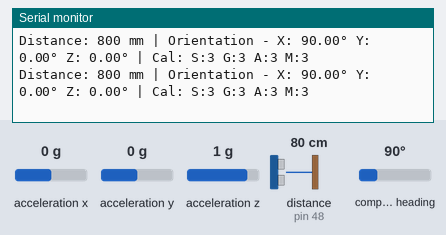
Recording of a sketch running on a simulated Arduino Nano, built with avr-gcc and run on an emulated ATmega328P. On the bench: the last lines printed to the serial monitor. Inputs (shaded band) come from the test bench; at power-on: acceleration x 0 g, distance to the obstacle (sensor on pin 48) 80 cm, acceleration y 0 g, acceleration z 1 g, compass heading 90°.

Above: at 2.9 s.
3.0 s: acceleration x set to -1.4 g
At 3.57 s:
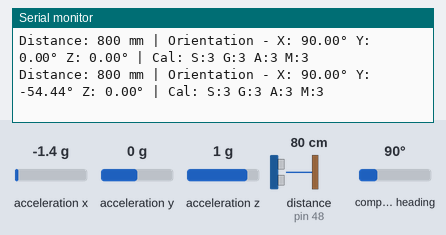
4.5 s: distance to the obstacle (sensor on pin 48) set to 2 cm
At 5.07 s:
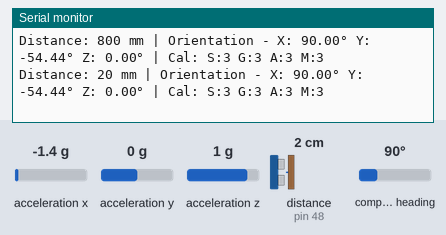
6.0 s: acceleration y set to -1.4 g
At 6.57 s:
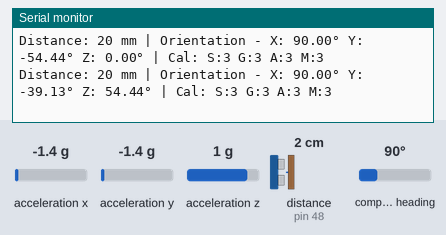
7.5 s: acceleration z set to -1.4 g
At 7.57 s:
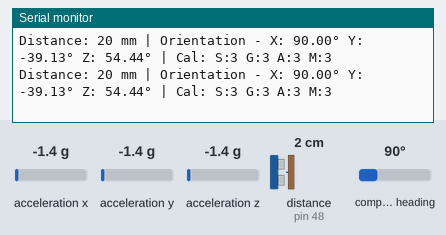
9.0 s: distance to the obstacle (sensor on pin 48) set to 4 cm
At 9.07 s:
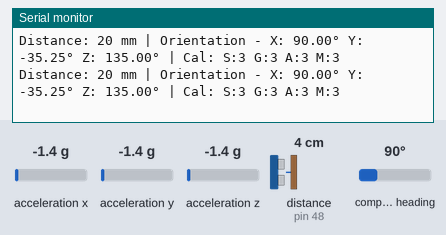
10.5 s: compass heading set to 7°
At 10.57 s:
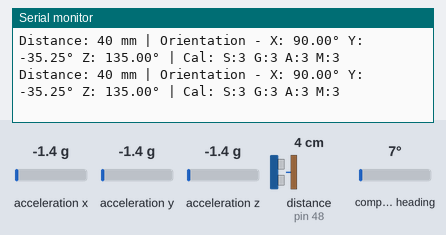
Timing chart, 0 to 13.0 s (numbered marks = the images above; inputs shaded):
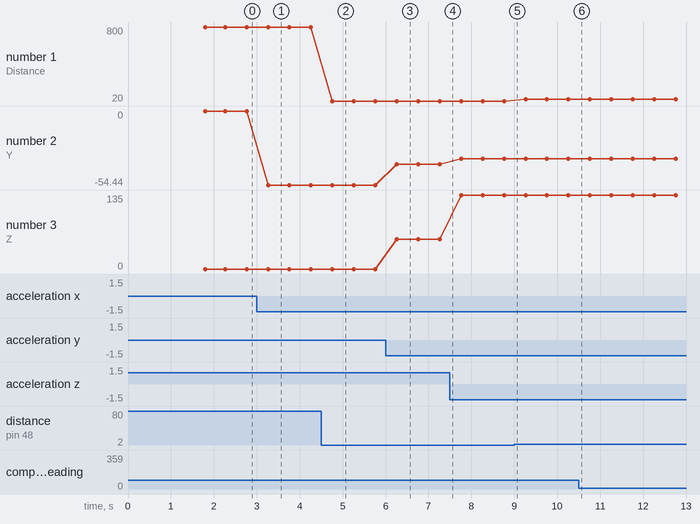

The sketch:

sensor_test_sketch.ino
```cpp
/*  Sensor Test Sketch for VL53L1X and GY-BNO055
    Tests the ToF distance sensor and IMU connected to Arduino Nano

    Hardware Setup:
    - VL53L1X ToF Distance Sensor: I2C (A4=SDA, A5=SCL)
    - GY-BNO055 IMU: I2C (A4=SDA, A5=SCL)
    - Both sensors share the I2C bus

    I2C Address Conflict Resolution:
    - VL53L1X initializes first at 0x29
    - Address changed to 0x30 using direct I2C write
    - Then BNO055 initializes (can use 0x28 or 0x29)

    Required Libraries:
    - Adafruit_VL53L1X
    - Adafruit_BNO055
    - Adafruit_Sensor

    Install via Arduino Library Manager
*/

#include <Wire.h>
#include <Adafruit_VL53L1X.h>
#include <Adafruit_BNO055.h>
#include <Adafruit_Sensor.h>

// I2C Addresses
#define VL53L1X_DEFAULT_ADDR 0x29
#define VL53L1X_NEW_ADDR 0x30

// Create sensor objects
Adafruit_VL53L1X vl53 = Adafruit_VL53L1X();
Adafruit_BNO055 bno = Adafruit_BNO055(55, 0x29);  // Use 0x29 address

// Function to change VL53L1X I2C address using direct register write
bool changeVL53L1XAddress(uint8_t new_address) {
  Wire.beginTransmission(VL53L1X_DEFAULT_ADDR);
  Wire.write(0x00);  // Register for I2C address
  Wire.write(0x01);  // Sub-register
  Wire.write(new_address << 1);  // New address (7-bit shifted to 8-bit)
  return (Wire.endTransmission() == 0);
}

// Function to scan I2C bus for devices
void scanI2C() {
  byte error, address;
  int nDevices = 0;

  Serial.println("Scanning I2C bus...");
  for(address = 1; address < 127; address++) {
    Wire.beginTransmission(address);
    error = Wire.endTransmission();

    if (error == 0) {
      Serial.print("Device found at address 0x");
      if (address < 16) Serial.print("0");
      Serial.print(address, HEX);
      Serial.println();
      nDevices++;
    }
  }

  if (nDevices == 0) {
    Serial.println("No I2C devices found!");
  } else {
    Serial.print("Found ");
    Serial.print(nDevices);
    Serial.println(" device(s)");
  }
  Serial.println();
}

// Timing variables
unsigned long lastPrintTime = 0;
const unsigned long printInterval = 500; // Print every 500ms

void setup() {
  Serial.begin(9600);
  while (!Serial) delay(10); // Wait for serial port

  Serial.println("=================================");
  Serial.println("VL53L1X + BNO055 Sensor Test");
  Serial.println("=================================");
  Serial.println();

  // Initialize I2C
  Wire.begin();

  // Check if VL53L1X is already at 0x30 (from previous run/reset)
  Serial.println("Checking for VL53L1X...");
  bool foundAt30 = vl53.begin(VL53L1X_NEW_ADDR, &Wire);

  if (foundAt30) {
    Serial.print("VL53L1X already at address 0x");
    Serial.print(VL53L1X_NEW_ADDR, HEX);
    Serial.println(" (from previous run)");
  } else {
    // Try default address 0x29
    Serial.println("Trying default address 0x29...");
    if (!vl53.begin(VL53L1X_DEFAULT_ADDR, &Wire)) {
      Serial.println("ERROR: Failed to find VL53L1X sensor!");
      Serial.println("Check wiring (SDA=A4, SCL=A5, VCC, GND)");
      Serial.println();
      Serial.println("Scanning I2C bus...");
      scanI2C();
      while (1) delay(10);
    }
    Serial.println("VL53L1X found at 0x29!");

    // Change VL53L1X address to free up 0x29 for BNO055
    Serial.print("Changing address to 0x");
    Serial.print(VL53L1X_NEW_ADDR, HEX);
    Serial.println("...");

    if (changeVL53L1XAddress(VL53L1X_NEW_ADDR)) {
      Serial.println("Address change command sent successfully!");
    } else {
      Serial.println("WARNING: Address change command may have failed");
    }
    delay(50);  // Give sensor time to respond at new address
  }

  // Configure VL53L1X
  Serial.println("Configuring VL53L1X...");
  if (!vl53.startRanging()) {
    Serial.println("ERROR: Couldn't start VL53L1X ranging!");
    while (1) delay(10);
  }

  // Set timing budget (higher = more accurate but slower)
  vl53.setTimingBudget(50); // 50ms timing budget
  Serial.println("VL53L1X configured and ready");
  Serial.println();

  // Now initialize BNO055 at 0x29
  Serial.println("Initializing BNO055 IMU at address 0x29...");

  // BNO055 needs time to boot up
  delay(100);

  if (!bno.begin()) {
    Serial.println("ERROR: Failed to find BNO055 sensor!");
    Serial.println("Check wiring and I2C address");
    Serial.println();
    Serial.println("Scanning I2C bus for devices...");
    scanI2C();
    while (1) delay(10);
  }
  Serial.println("BNO055 found at 0x29!");

  delay(1000); // Give BNO055 time to initialize
  bno.setExtCrystalUse(true);
  Serial.println("BNO055 configured");
  Serial.println();

  // Display sensor details
  displaySensorDetails();
  displayCalibrationStatus();

  Serial.println();
  Serial.println("Starting continuous sensor readings...");
  Serial.println("=================================");
  Serial.println();
}

void loop() {
  unsigned long currentTime = millis();

  // Print sensor data at regular intervals
  if (currentTime - lastPrintTime >= printInterval) {
    lastPrintTime = currentTime;

    // Read VL53L1X distance
    if (vl53.dataReady()) {
      int16_t distance = vl53.distance();

      Serial.print("Distance: ");
      if (distance == -1) {
        Serial.print("Out of range");
      } else {
        Serial.print(distance);
        Serial.print(" mm");
      }
      Serial.print(" | ");

      vl53.clearInterrupt();
    }

    // Read BNO055 orientation
    sensors_event_t orientationData;
    bno.getEvent(&orientationData, Adafruit_BNO055::VECTOR_EULER);

    Serial.print("Orientation - X: ");
    Serial.print(orientationData.orientation.x, 2);
    Serial.print("° Y: ");
    Serial.print(orientationData.orientation.y, 2);
    Serial.print("° Z: ");
    Serial.print(orientationData.orientation.z, 2);
    Serial.print("°");

    // Get calibration status
    uint8_t system, gyro, accel, mag;
    bno.getCalibration(&system, &gyro, &accel, &mag);
    Serial.print(" | Cal: S:");
    Serial.print(system);
    Serial.print(" G:");
    Serial.print(gyro);
    Serial.print(" A:");
    Serial.print(accel);
    Serial.print(" M:");
    Serial.println(mag);
  }
}

void displaySensorDetails() {
  Serial.println("--- BNO055 Sensor Details ---");
  sensor_t sensor;
  bno.getSensor(&sensor);
  Serial.print("Sensor:       "); Serial.println(sensor.name);
  Serial.print("Driver Ver:   "); Serial.println(sensor.version);
  Serial.print("Unique ID:    "); Serial.println(sensor.sensor_id);
  Serial.print("Max Value:    "); Serial.print(sensor.max_value); Serial.println(" xxx");
  Serial.print("Min Value:    "); Serial.print(sensor.min_value); Serial.println(" xxx");
  Serial.print("Resolution:   "); Serial.print(sensor.resolution); Serial.println(" xxx");
  Serial.println();
}

void displayCalibrationStatus() {
  Serial.println("--- BNO055 Calibration Status ---");
  Serial.println("Calibration values: 0=uncalibrated, 3=fully calibrated");
  uint8_t system, gyro, accel, mag;
  bno.getCalibration(&system, &gyro, &accel, &mag);
  Serial.print("System: "); Serial.print(system);
  Serial.print(" Gyro: "); Serial.print(gyro);
  Serial.print(" Accel: "); Serial.print(accel);
  Serial.print(" Mag: "); Serial.println(mag);
  Serial.println("Note: Move the sensor in a figure-8 pattern to calibrate magnetometer");
  Serial.println();
}
```

Measured:
- after the input at 3.0 s, the serial monitor: prints a new line after 0.26 s (image 1)
- after the input at 4.5 s, the serial monitor: prints a new line after 0.26 s (image 2)
- after the input at 6.0 s, the serial monitor: prints a new line after 0.26 s (image 3)
- plotted number 1: 800 → 20 after the input at 4.5 s, 20 → 40 after the input at 9.0 s
- plotted number 2: 0 → -54.44 after the input at 3.0 s, -54.44 → -39.13 after the input at 6.0 s, -39.13 → -35.25 after the input at 7.5 s
- plotted number 3: 0 → 54.44 after the input at 6.0 s, 54.44 → 135 after the input at 7.5 s
